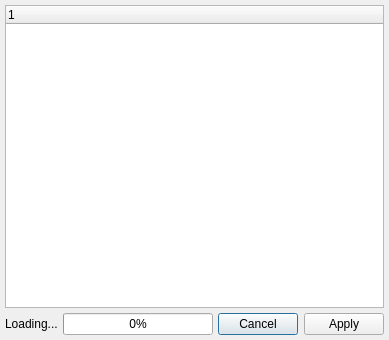
<?xml version="1.0" encoding="UTF-8"?>
<ui version="4.0">
 <class>SelectSequenceDialog</class>
 <widget class="QDialog" name="SelectSequenceDialog">
  <property name="geometry">
   <rect>
    <x>0</x>
    <y>0</y>
    <width>385</width>
    <height>340</height>
   </rect>
  </property>
  <property name="windowTitle">
   <string>Select Sequence</string>
  </property>
  <layout class="QGridLayout" name="gridLayout">
   <property name="leftMargin">
    <number>5</number>
   </property>
   <property name="topMargin">
    <number>5</number>
   </property>
   <property name="rightMargin">
    <number>5</number>
   </property>
   <property name="bottomMargin">
    <number>5</number>
   </property>
   <property name="spacing">
    <number>5</number>
   </property>
   <item row="0" column="0">
    <widget class="QTreeWidget" name="treeWidget">
     <column>
      <property name="text">
       <string notr="true">1</string>
      </property>
     </column>
    </widget>
   </item>
   <item row="1" column="0">
    <layout class="QHBoxLayout" name="horizontalLayout">
     <item>
      <widget class="QLabel" name="lblLoading">
       <property name="text">
        <string>Loading...</string>
       </property>
      </widget>
     </item>
     <item>
      <widget class="QProgressBar" name="progressBar">
       <property name="minimumSize">
        <size>
         <width>150</width>
         <height>0</height>
        </size>
       </property>
       <property name="layoutDirection">
        <enum>Qt::LeftToRight</enum>
       </property>
       <property name="value">
        <number>0</number>
       </property>
       <property name="textVisible">
        <bool>true</bool>
       </property>
       <property name="invertedAppearance">
        <bool>false</bool>
       </property>
       <property name="textDirection">
        <enum>QProgressBar::TopToBottom</enum>
       </property>
      </widget>
     </item>
     <item>
      <spacer name="horizontalSpacer">
       <property name="orientation">
        <enum>Qt::Horizontal</enum>
       </property>
       <property name="sizeHint" stdset="0">
        <size>
         <width>40</width>
         <height>20</height>
        </size>
       </property>
      </spacer>
     </item>
     <item>
      <widget class="QDialogButtonBox" name="buttonBox">
       <property name="orientation">
        <enum>Qt::Horizontal</enum>
       </property>
       <property name="standardButtons">
        <set>QDialogButtonBox::Apply|QDialogButtonBox::Cancel</set>
       </property>
      </widget>
     </item>
    </layout>
   </item>
  </layout>
 </widget>
 <resources/>
 <connections>
  <connection>
   <sender>buttonBox</sender>
   <signal>accepted()</signal>
   <receiver>SelectSequenceDialog</receiver>
   <slot>accept()</slot>
   <hints>
    <hint type="sourcelabel">
     <x>248</x>
     <y>254</y>
    </hint>
    <hint type="destinationlabel">
     <x>157</x>
     <y>274</y>
    </hint>
   </hints>
  </connection>
  <connection>
   <sender>buttonBox</sender>
   <signal>rejected()</signal>
   <receiver>SelectSequenceDialog</receiver>
   <slot>reject()</slot>
   <hints>
    <hint type="sourcelabel">
     <x>316</x>
     <y>260</y>
    </hint>
    <hint type="destinationlabel">
     <x>286</x>
     <y>274</y>
    </hint>
   </hints>
  </connection>
 </connections>
</ui>
